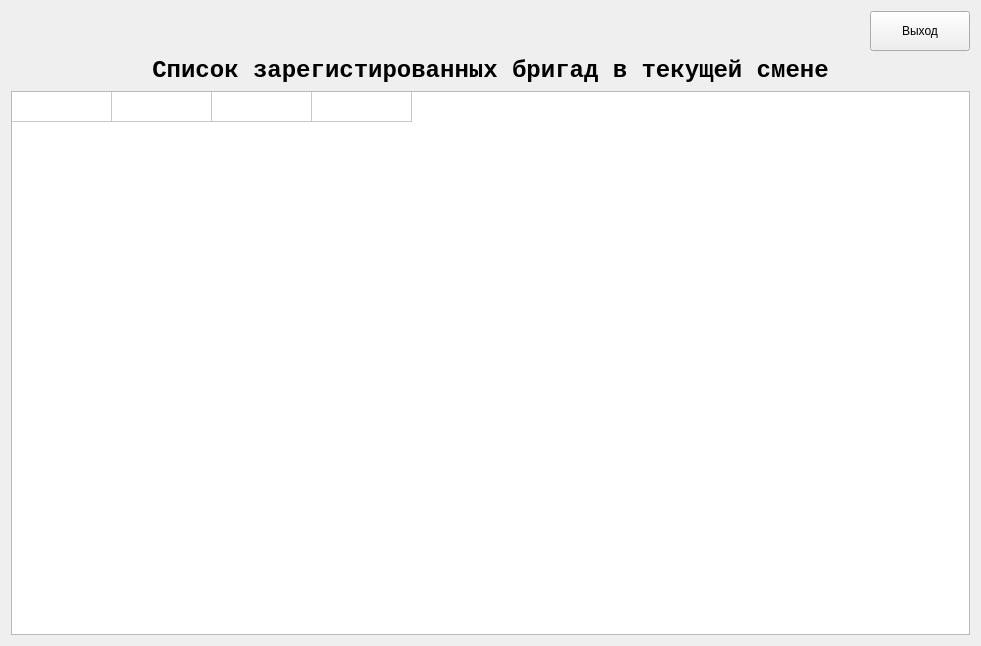
<?xml version="1.0" encoding="UTF-8"?>
<ui version="4.0">
 <class>team_list</class>
 <widget class="QWidget" name="team_list">
  <property name="geometry">
   <rect>
    <x>0</x>
    <y>0</y>
    <width>981</width>
    <height>646</height>
   </rect>
  </property>
  <property name="windowTitle">
   <string>team list</string>
  </property>
  <layout class="QVBoxLayout" name="verticalLayout">
   <item>
    <layout class="QHBoxLayout" name="horizontalLayout">
     <item>
      <spacer name="horizontalSpacer">
       <property name="orientation">
        <enum>Qt::Horizontal</enum>
       </property>
       <property name="sizeHint" stdset="0">
        <size>
         <width>40</width>
         <height>20</height>
        </size>
       </property>
      </spacer>
     </item>
     <item>
      <widget class="QPushButton" name="exitButton">
       <property name="minimumSize">
        <size>
         <width>100</width>
         <height>40</height>
        </size>
       </property>
       <property name="text">
        <string>Выход</string>
       </property>
      </widget>
     </item>
    </layout>
   </item>
   <item>
    <widget class="QLabel" name="label">
     <property name="font">
      <font>
       <family>Consolas</family>
       <pointsize>18</pointsize>
       <weight>75</weight>
       <bold>true</bold>
      </font>
     </property>
     <property name="text">
      <string>Список зарегистированных бригад в текущей смене</string>
     </property>
     <property name="alignment">
      <set>Qt::AlignCenter</set>
     </property>
    </widget>
   </item>
   <item>
    <widget class="QTableWidget" name="team_list_tbl">
     <property name="selectionMode">
      <enum>QAbstractItemView::NoSelection</enum>
     </property>
     <property name="selectionBehavior">
      <enum>QAbstractItemView::SelectItems</enum>
     </property>
     <property name="rowCount">
      <number>1</number>
     </property>
     <property name="columnCount">
      <number>4</number>
     </property>
     <attribute name="horizontalHeaderVisible">
      <bool>false</bool>
     </attribute>
     <attribute name="horizontalHeaderHighlightSections">
      <bool>true</bool>
     </attribute>
     <attribute name="verticalHeaderVisible">
      <bool>false</bool>
     </attribute>
     <attribute name="verticalHeaderHighlightSections">
      <bool>false</bool>
     </attribute>
     <row/>
     <column/>
     <column/>
     <column/>
     <column/>
    </widget>
   </item>
  </layout>
 </widget>
 <resources/>
 <connections/>
</ui>
